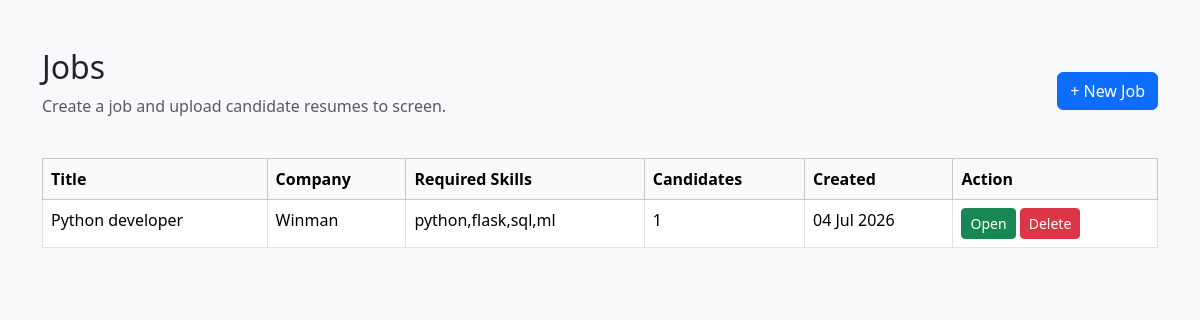
/jobs (signed in), run on an earlier commit of the app's database.
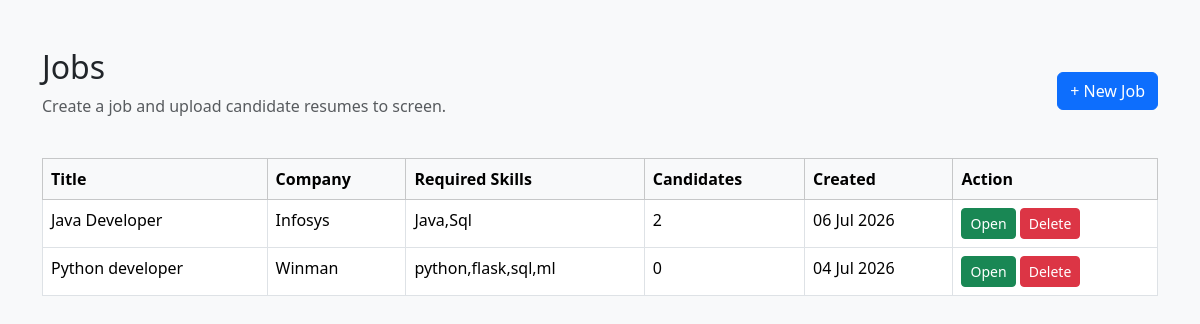
And on a later commit of the database.
### tables this page shows
CREATE TABLE jobs(

        id INTEGER PRIMARY KEY AUTOINCREMENT,

        title TEXT,
        company TEXT,
        location TEXT,
        experience INTEGER,
        education TEXT,
        required_skills TEXT,
        job_description TEXT,
        created_date TEXT
    );

### app.py (the view)
@app.route("/jobs")
def jobs():
    if not session.get("logged_in"):
        return redirect("/login")
    rows = get_all_jobs()
    jobs = []
    for row in rows:
        jobs.append({
    "id": row[0],
    "title": row[1],
    "company": row[2],
    "location": row[3],
    "experience": row[4],
    "education": row[5],
    "required_skills": row[6],
    "job_description": row[7],
    "created_date": row[8],
    "candidate_count": get_candidate_count(row[0])
})
    return render_template(
        "jobs.html",
        jobs=jobs
    )

### utils/database.py (called while the page is built)
def get_all_jobs():
    conn = sqlite3.connect(DB_PATH)
    cursor = conn.cursor()
    cursor.execute("""
    SELECT *
    FROM jobs
    ORDER BY id DESC
    """)
    rows = cursor.fetchall()
    conn.close()
    return rows

def get_candidate_count(job_id):
    conn = sqlite3.connect(DB_PATH)
    cursor = conn.cursor()
    cursor.execute("""
        SELECT COUNT(*)
        FROM candidates
        WHERE job_id=?
    """, (job_id,))
    count = cursor.fetchone()[0]
    conn.close()
    return count

### templates/jobs.html (shortened to what this page needs)
<!DOCTYPE html>
<html>
<head>
    <link href="https://cdn.jsdelivr.net/npm/bootstrap@5.3.3/dist/css/bootstrap.min.css" rel="stylesheet">
</head>
<body class="bg-light">
<div class="container py-5">
    <div class="d-flex justify-content-between align-items-center mb-4">
        <div>
            <h2>Jobs</h2>
            <p class="text-muted">
                Create a job and upload candidate resumes to screen.
            </p>
        </div>
        <button
            class="btn btn-primary"
            data-bs-toggle="modal"
            data-bs-target="#jobModal">
            + New Job
        </button>
    </div>
    <table class="table table-bordered bg-white">
        <thead class="table-light">
        <tr>
            <th>Title</th>
<th>Company</th>
<th>Required Skills</th>
<th>Candidates</th>
<th>Created</th>
<th>Action</th>
        </tr>
        </thead>
        <tbody>
        {% for job in jobs %}
        <tr>
    <td>{{ job.title }}</td>
    <td>{{ job.company }}</td>
    <td>{{ job.required_skills }}</td>
    <td>
        {{ job.candidate_count }}
    </td>
    <td>{{ job.created_date }}</td>
    <td>
        <a
        href="/job/{{ job.id }}"
        class="btn btn-success btn-sm">
        Open
        </a>
        <a
        href="/delete_job/{{ job.id }}"
        class="btn btn-danger btn-sm"
        onclick="return confirm('Delete this job?')">
        Delete
        </a>
    </td>
</tr>
        {% endfor %}
        </tbody>
    </table>
    </div>
</body>
</html>

What changed in the data, as far as the page shows it:
added jobs: title "Java Developer", company "Infosys", required_skills "Java,Sql", candidate_count "2", created_date "06 Jul 2026"
computed for jobs "Python developer": candidate_count "1" → "0"
